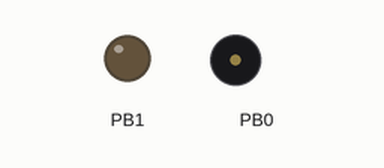
This sketch was run on a simulated ATtiny85, built with avr-gcc and run on an emulated ATtiny85. Shown: output pins drawn as LEDs (lit = HIGH), buzzer (waves = sounding). Pins used as bus, display or sensor lines are not drawn.

Above: at 0.41 s.
At 38.07 s:
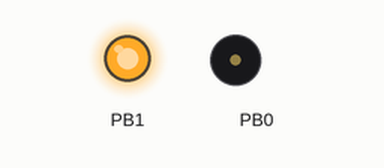
Timing chart, 0 to 40.0 s (numbered marks = the images above):
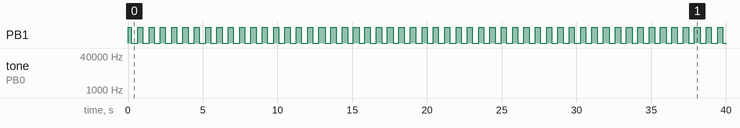

Measured:
- by itself, PB1: moves between LOW and HIGH, repeating every 1.5 s

The sketch:

US_attiny_32kHz.ino
```cpp
/*
 * Expect 8MHz clock.
 * Will generate a loop at 25/32.8 kHz modulation of (8 square, 16 periods low) 3 times, and wait 50ms low
 */

#define FREQ25 false
#define FREQ32 true

int longWait = 0;
int pulsePart = 0;
int ledState = 0;

unsigned char trainTCCR1() {
  if (FREQ25)
    return _BV(CTC1) | _BV(CS12) | _BV(CS11); // clk / 32
  else if (FREQ32)
    return _BV(CTC1) | _BV(CS12) | _BV(CS10); // clk / 16
}

int trainTCNT1HalfTime(boolean half, int pulsePart) {
  if (FREQ25) {
    if (half)
      return 80; // 320µs
    else
      return 160; // 640µs
  } else if (FREQ32) {
    if (half) {
      if (pulsePart == 0)
        return 137; // 274.4µs 9 pulses
      else
        return 107; // 213.4µs 7 pulses
    } else
      return 183; // 365.9µs 12 pulses
  }
}

unsigned char pwmTCCR0BPrescaler() {
  if (FREQ25)
    return 0b010; // clk / 8
  else if (FREQ32)
    return 0b001; // clk
}

unsigned char pwmOCR0(boolean a) {
  if (FREQ25) {
    if (a)
      return 40;
    else
      return 20;
  } else if (FREQ32) {
    if (a)
      return 250;
    else
      return 125;
  }
}

void setup() {
  pinMode(0, OUTPUT);
  pinMode(1, OUTPUT);

  /*
    Control Register A for Timer/Counter-0 (Timer/Counter-0 is configured using two registers: A and B)
    TCCR0A is 8 bits: [COM0A1:COM0A0:COM0B1:COM0B0:unused:unused:WGM01:WGM00]
    2<<COM0A0: sets bits COM0A0 and COM0A1, which (in Fast PWM mode) clears OC0A on compare-match, and sets OC0A at BOTTOM
    2<<COM0B0: sets bits COM0B0 and COM0B1, which (in Fast PWM mode) clears OC0B on compare-match, and sets OC0B at BOTTOM
    3<<WGM00: sets bits WGM00 and WGM01, which (when combined with WGM02 from TCCR0B below) enables Fast PWM mode
  */
  TCCR0A = 0b01100011;

  /*
    Control Register B for Timer/Counter-0 (Timer/Counter-0 is configured using two registers: A and B)
    TCCR0B is 8 bits: [FOC0A:FOC0B:unused:unused:WGM02:CS02:CS01:CS00]
    0<<WGM02: bit WGM02 remains clear, which (when combined with WGM00 and WGM01 from TCCR0A above) enables Fast PWM mode
    1<<CS00: sets bits CS01 (leaving CS01 and CS02 clear), which tells Timer/Counter-0 to not use a prescalar
  */
  //TCCR0B = 0b00001001;
  TCCR0B = TCCR0B & 0b11110000 | 0b1010;
  OCR0A = pwmOCR0(true);
  OCR0B = pwmOCR0(false);

  // Timer 1
  TCCR1 = 0;                  //stop the timer
  TCNT1 = 0;                  //zero the timer
  GTCCR = _BV(PSR1);          //reset the prescaler
  //start timer, ctc mode
  TCCR1 = trainTCCR1();
}

void loop() {
  if (longWait == 1) {
    if (TCNT1 >= 73) { // 75ms
      TCCR1 = 0;                  //stop the timer
      GTCCR = _BV(PSR1);          //reset the prescaler
      // start timer, ctc mode
      TCCR1 = trainTCCR1();
      // reset timer
      TCNT1 = 0;

      // start pwm
      TCCR0B = TCCR0B & 0b11111000 | pwmTCCR0BPrescaler();
      // Goto short wait
      longWait = 0;
    }
  } else {
    int timeout = 0;
    if (pulsePart %2 == 0) {
      if (TCNT1 >= trainTCNT1HalfTime(true, pulsePart)) {
        // stop pwm
        TCCR0B = TCCR0B & 0b11111000;
        timeout = 1;
      }
    } else {
      if (TCNT1 >= trainTCNT1HalfTime(false, pulsePart)) {
        // start pwm
        TCCR0B = TCCR0B & 0b11111000 | pwmTCCR0BPrescaler();
        timeout = 1;
      }
    }

    if (timeout == 1) {
      pulsePart++;
      if (pulsePart > 4) {
        // init timer for long wait
        TCCR1 = 0;                  //stop the timer
        GTCCR = _BV(PSR1);          //reset the prescaler
        //start timer, ctc mode
        TCCR1 = _BV(CTC1) | _BV(CS13) | _BV(CS12) | _BV(CS11);

        longWait = 1;
        pulsePart = 0;

        // blink the led
        if (ledState == 0) {
          digitalWrite(0, HIGH);
          ledState = 1;
        } else {
          digitalWrite(0, LOW);
          ledState = 0;
        }
      }

      // reset timer
      TCNT1 = 0;
    }
  }
}
```
